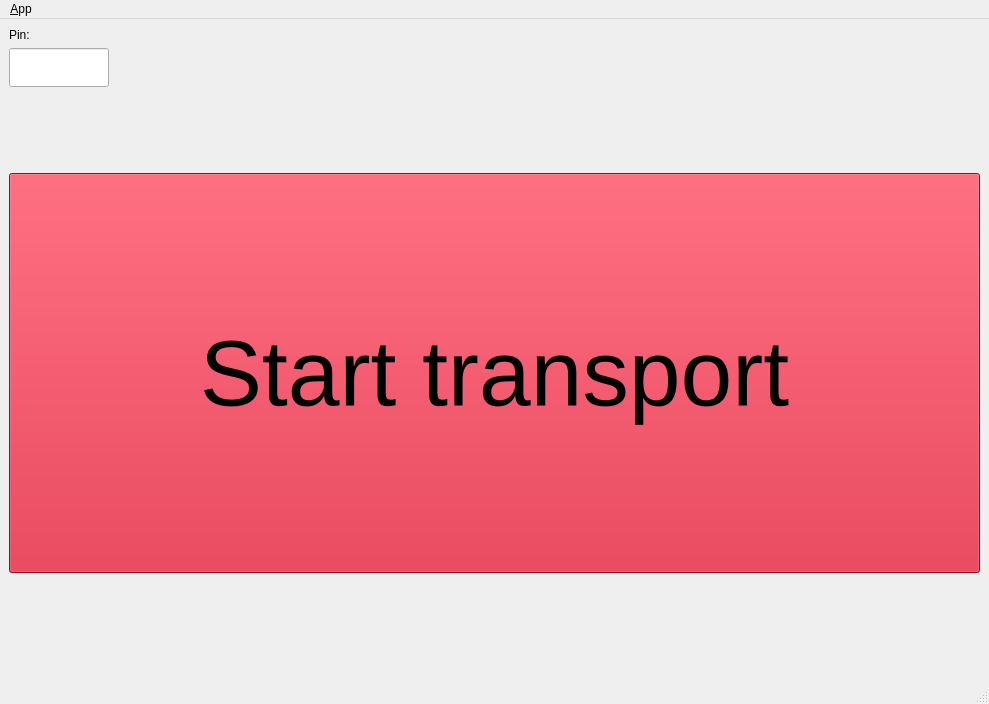
<?xml version="1.0" encoding="UTF-8"?>
<ui version="4.0">
 <class>MainWindowDesign</class>
 <widget class="QMainWindow" name="MainWindowDesign">
  <property name="geometry">
   <rect>
    <x>0</x>
    <y>0</y>
    <width>989</width>
    <height>704</height>
   </rect>
  </property>
  <property name="windowTitle">
   <string>QRosApp</string>
  </property>
  <property name="windowIcon">
   <iconset resource="../resources/images.qrc">
    <normaloff>:/images/icon.png</normaloff>:/images/icon.png</iconset>
  </property>
  <property name="locale">
   <locale language="English" country="Australia"/>
  </property>
  <widget class="QWidget" name="centralwidget">
   <layout class="QHBoxLayout">
    <item>
     <layout class="QVBoxLayout" name="verticalLayout_2">
      <item>
       <widget class="QLabel" name="label">
        <property name="text">
         <string>Pin:</string>
        </property>
       </widget>
      </item>
      <item>
       <widget class="QLineEdit" name="pinText">
        <property name="maximumSize">
         <size>
          <width>100</width>
          <height>50</height>
         </size>
        </property>
        <property name="font">
         <font>
          <pointsize>20</pointsize>
         </font>
        </property>
        <property name="styleSheet">
         <string notr="true"/>
        </property>
        <property name="text">
         <string/>
        </property>
        <property name="echoMode">
         <enum>QLineEdit::Password</enum>
        </property>
       </widget>
      </item>
      <item>
       <spacer name="verticalSpacer_3">
        <property name="orientation">
         <enum>Qt::Vertical</enum>
        </property>
        <property name="sizeHint" stdset="0">
         <size>
          <width>20</width>
          <height>64</height>
         </size>
        </property>
       </spacer>
      </item>
      <item>
       <widget class="QPushButton" name="goButton">
        <property name="minimumSize">
         <size>
          <width>800</width>
          <height>400</height>
         </size>
        </property>
        <property name="font">
         <font>
          <pointsize>70</pointsize>
         </font>
        </property>
        <property name="autoFillBackground">
         <bool>false</bool>
        </property>
        <property name="styleSheet">
         <string notr="true">background-color: rgb(207,20, 43);
color: rgb(0, 0, 0);</string>
        </property>
        <property name="text">
         <string>Start transport</string>
        </property>
       </widget>
      </item>
      <item>
       <layout class="QHBoxLayout" name="horizontalLayout">
        <item>
         <spacer name="horizontalSpacer">
          <property name="orientation">
           <enum>Qt::Horizontal</enum>
          </property>
          <property name="sizeHint" stdset="0">
           <size>
            <width>40</width>
            <height>20</height>
           </size>
          </property>
         </spacer>
        </item>
       </layout>
      </item>
      <item>
       <spacer name="verticalSpacer">
        <property name="orientation">
         <enum>Qt::Vertical</enum>
        </property>
        <property name="sizeHint" stdset="0">
         <size>
          <width>20</width>
          <height>40</height>
         </size>
        </property>
       </spacer>
      </item>
     </layout>
    </item>
   </layout>
  </widget>
  <widget class="QMenuBar" name="menubar">
   <property name="geometry">
    <rect>
     <x>0</x>
     <y>0</y>
     <width>989</width>
     <height>22</height>
    </rect>
   </property>
   <widget class="QMenu" name="menu_File">
    <property name="title">
     <string>&amp;App</string>
    </property>
    <addaction name="action_Preferences"/>
    <addaction name="separator"/>
    <addaction name="actionAbout"/>
    <addaction name="actionAbout_Qt"/>
    <addaction name="separator"/>
    <addaction name="action_Quit"/>
   </widget>
   <addaction name="menu_File"/>
  </widget>
  <widget class="QStatusBar" name="statusbar"/>
  <action name="action_Quit">
   <property name="text">
    <string>&amp;Quit</string>
   </property>
   <property name="shortcut">
    <string>Ctrl+Q</string>
   </property>
   <property name="shortcutContext">
    <enum>Qt::ApplicationShortcut</enum>
   </property>
  </action>
  <action name="action_Preferences">
   <property name="text">
    <string>&amp;Preferences</string>
   </property>
  </action>
  <action name="actionAbout">
   <property name="text">
    <string>&amp;About</string>
   </property>
  </action>
  <action name="actionAbout_Qt">
   <property name="text">
    <string>About &amp;Qt</string>
   </property>
  </action>
 </widget>
 <resources>
  <include location="../resources/images.qrc"/>
 </resources>
 <connections>
  <connection>
   <sender>action_Quit</sender>
   <signal>triggered()</signal>
   <receiver>MainWindowDesign</receiver>
   <slot>close()</slot>
   <hints>
    <hint type="sourcelabel">
     <x>-1</x>
     <y>-1</y>
    </hint>
    <hint type="destinationlabel">
     <x>399</x>
     <y>299</y>
    </hint>
   </hints>
  </connection>
 </connections>
</ui>
